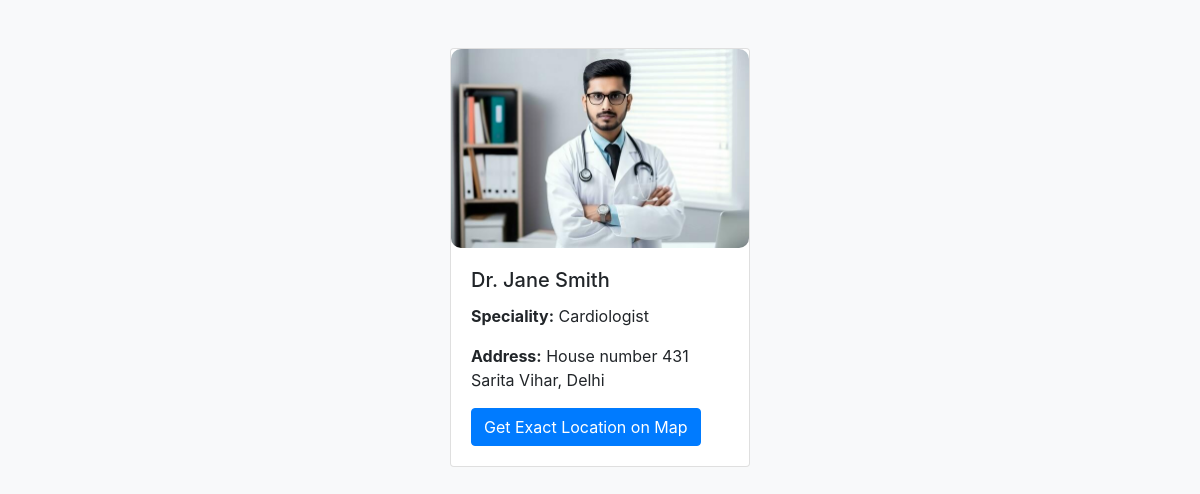
/doctors/6/ (signed in), run on the app's committed database.
### female_healthcare_management/models.py (models this page shows, shortened)
class Doctor(models.Model):
    name = models.CharField(max_length=100)
    speciality = models.CharField(max_length=100)
    description =models.TextField(null=True)
    address = models.TextField()
    latitude = models.FloatField()
    longitude = models.FloatField()
    image = models.ImageField(null=True,upload_to='doctor_images/')

### female_healthcare_management/views.py (the view)
# urls.py: path('doctors/<int:doctor_id>/', doctor_detail, name='doctor_detail'),
@login_required
def doctor_detail(request, doctor_id):
    doctor = get_object_or_404(Doctor, pk=doctor_id)
    return render(request, 'doctor_detail.html', {'doctor': doctor})

### female_healthcare_management/templates/doctor_detail.html (shortened to what this page needs)
<!DOCTYPE html>
<html lang="en">
<head>
    <link rel="stylesheet" href="https://maxcdn.bootstrapcdn.com/bootstrap/4.5.2/css/bootstrap.min.css">
    <link rel="stylesheet" href="https://cdnjs.cloudflare.com/ajax/libs/font-awesome/6.0.0-beta3/css/all.min.css">
</head>
<body>
    <div class="container mt-5">
        <div class="card">
            <img src="{{ doctor.image.url }}" alt="{{ doctor.name }}" class="card-img-top doctor-image">
            <div class="card-body">
                <h5 class="card-title">{{ doctor.name }}</h5>
                <p class="card-text"><strong>Speciality:</strong> {{ doctor.speciality }}</p>
                <p class="card-text"><strong>Address:</strong> {{ doctor.address }}</p>
                <a href="{% url 'doctor_location' doctor.id %}" class="btn btn-primary">Get Exact Location on Map</a>
            </div>
        </div>
    </div>
</body>
</html>

### female_healthcare_management/templates/doctor_detail.html (style rules this page uses)
body { background-color: #f8f9fa; }
.card { width: 300px; margin: auto; opacity: 0; transform: translateY(-20px); animation: fadeInUp 0.5s forwards; transition: transform 0.3s, box-shadow 0.3s; }
.doctor-image { max-width: 100%; max-height: 200px; height: auto; border-radius: 10px; }

### data on the page
Doctor: image (picture), name "Dr. Jane Smith", speciality "Cardiologist", address "House number 431 Sarita Vihar, Delhi"
